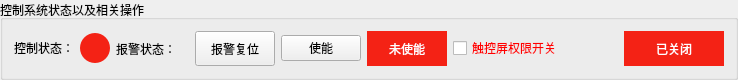
             <widget class="QGroupBox" name="groupBox_7">
              <property name="maximumSize">
               <size>
                <width>16777215</width>
                <height>80</height>
               </size>
              </property>
              <property name="title">
               <string>控制系统状态以及相关操作</string>
              </property>
              <layout class="QGridLayout" name="gridLayout_11">
               <item row="0" column="3">
                <layout class="QHBoxLayout" name="horizontalLayout_46">
                 <item>
                  <widget class="QPushButton" name="setEnergy">
                   <property name="enabled">
                    <bool>true</bool>
                   </property>
                   <property name="minimumSize">
                    <size>
                     <width>80</width>
                     <height>0</height>
                    </size>
                   </property>
                   <property name="maximumSize">
                    <size>
                     <width>80</width>
                     <height>16777215</height>
                    </size>
                   </property>
                   <property name="text">
                    <string>使能</string>
                   </property>
                  </widget>
                 </item>
                 <item>
                  <widget class="QLabel" name="enableStatus">
                   <property name="enabled">
                    <bool>true</bool>
                   </property>
                   <property name="minimumSize">
                    <size>
                     <width>80</width>
                     <height>0</height>
                    </size>
                   </property>
                   <property name="maximumSize">
                    <size>
                     <width>80</width>
                     <height>16777215</height>
                    </size>
                   </property>
                   <property name="styleSheet">
                    <string notr="true">QLabel {
	/*background-color:  rgb(0, 85, 0); */
	background-color: #F42215;
	color: rgb(255, 255, 255);
}</string>
                   </property>
                   <property name="text">
                    <string>未使能</string>
                   </property>
                   <property name="alignment">
                    <set>Qt::AlignCenter</set>
                   </property>
                  </widget>
                 </item>
                </layout>
               </item>
               <item row="0" column="4">
                <widget class="QCheckBox" name="touchscreenPermission">
                 <property name="minimumSize">
                  <size>
                   <width>165</width>
                   <height>0</height>
                  </size>
                 </property>
                 <property name="maximumSize">
                  <size>
                   <width>165</width>
                   <height>16777215</height>
                  </size>
                 </property>
                 <property name="styleSheet">
                  <string notr="true">QCheckBox {
    color: red;
}
</string>
                 </property>
                 <property name="text">
                  <string>触控屏权限开关</string>
                 </property>
                </widget>
               </item>
               <item row="0" column="2">
                <layout class="QHBoxLayout" name="horizontalLayout_15">
                 <item>
                  <widget class="QLabel" name="label_60">
                   <property name="minimumSize">
                    <size>
                     <width>0</width>
                     <height>34</height>
                    </size>
                   </property>
                   <property name="maximumSize">
                    <size>
                     <width>100</width>
                     <height>40</height>
                    </size>
                   </property>
                   <property name="text">
                    <string>报警状态：</string>
                   </property>
                  </widget>
                 </item>
                 <item>
                  <widget class="QLabel" name="warningLabel">
                   <property name="minimumSize">
                    <size>
                     <width>0</width>
                     <height>35</height>
                    </size>
                   </property>
                   <property name="maximumSize">
                    <size>
                     <width>40</width>
                     <height>40</height>
                    </size>
                   </property>
                   <property name="text">
                    <string/>
                   </property>
                   <property name="pixmap">
                    <pixmap resource="images.qrc">:/img/images/normalAlarm.png</pixmap>
                   </property>
                  </widget>
                 </item>
                 <item>
                  <widget class="QPushButton" name="warningReset">
                   <property name="minimumSize">
                    <size>
                     <width>70</width>
                     <height>35</height>
                    </size>
                   </property>
                   <property name="maximumSize">
                    <size>
                     <width>100</width>
                     <height>35</height>
                    </size>
                   </property>
                   <property name="text">
                    <string>报警复位</string>
                   </property>
                  </widget>
                 </item>
                </layout>
               </item>
               <item row="0" column="5">
                <widget class="QLabel" name="touchSceenStatus">
                 <property name="minimumSize">
                  <size>
                   <width>100</width>
                   <height>0</height>
                  </size>
                 </property>
                 <property name="maximumSize">
                  <size>
                   <width>100</width>
                   <height>16777215</height>
                  </size>
                 </property>
                 <property name="styleSheet">
                  <string notr="true">QLabel {
	/*background-color:  rgb(0, 85, 0); */
	background-color: #F42215;
	color: rgb(255, 255, 255);
}</string>
                 </property>
                 <property name="text">
                  <string>已关闭</string>
                 </property>
                 <property name="alignment">
                  <set>Qt::AlignCenter</set>
                 </property>
                </widget>
               </item>
               <item row="0" column="0">
                <layout class="QHBoxLayout" name="horizontalLayout_36">
                 <item>
                  <widget class="QLabel" name="label_47">
                   <property name="minimumSize">
                    <size>
                     <width>0</width>
                     <height>34</height>
                    </size>
                   </property>
                   <property name="maximumSize">
                    <size>
                     <width>100</width>
                     <height>34</height>
                    </size>
                   </property>
                   <property name="text">
                    <string>控制状态：</string>
                   </property>
                  </widget>
                 </item>
                 <item>
                  <widget class="QLabel" name="controllerLabel">
                   <property name="minimumSize">
                    <size>
                     <width>30</width>
                     <height>30</height>
                    </size>
                   </property>
                   <property name="maximumSize">
                    <size>
                     <width>30</width>
                     <height>30</height>
                    </size>
                   </property>
                   <property name="styleSheet">
                    <string notr="true">QLabel {
    background-color: #F42215;
	border-radius: 15px;	
}</string>
                   </property>
                   <property name="text">
                    <string/>
                   </property>
                  </widget>
                 </item>
                </layout>
               </item>
              </layout>
             </widget>
